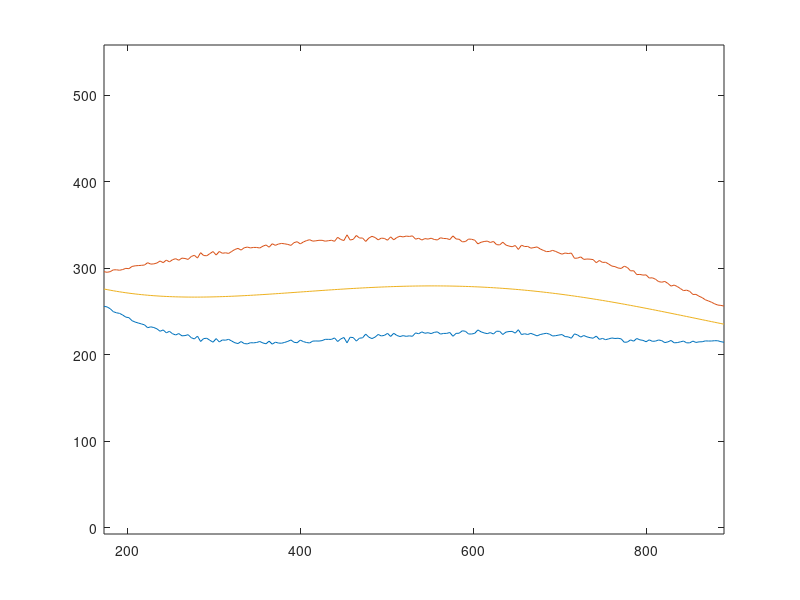
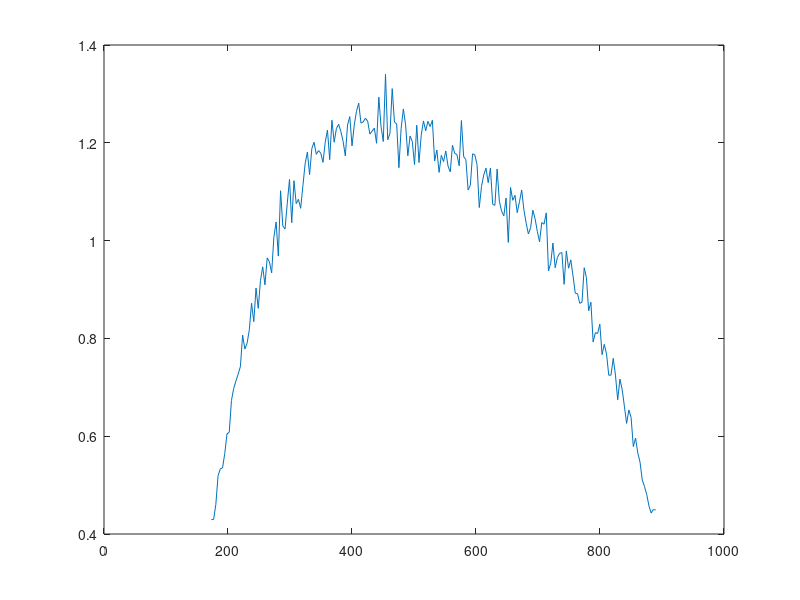

Write MATLAB code to recreate these figures, in order.
% construct a roughened elongated object based on a smoothed object
%clear

sd=0.03;
p=load('euphaus0.dat');
n=length(p(:,1));

d=randn(n,1);
D=p(:,5)-p(:,1);

ruf=D.*sd.*d;
taper=p(:,3).*(1+sd*d);

figure(1)
plot(p(:,2),p(:,4)-ruf,p(:,2),p(:,5)+ruf,p(:,2),p(:,1))
axis equal

figure(2)
plot(p(:,2),taper)

p(:,3)=taper;

save euphaus0_3p_ruf.dat p  -ascii